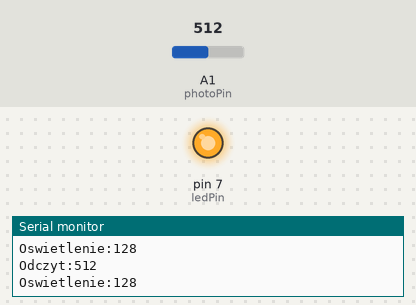
Bench run of a sketch on a simulated Arduino Uno, built with avr-gcc and run on an emulated ATmega328P. Parts: output pins drawn as LEDs (lit = HIGH), the last lines printed to the serial monitor. Inputs (shaded band) come from the test bench; at power-on: A1 (photoPin) = 512.

Above: at 1.2 s.
1.3 s: A1 (photoPin) set to 520
At 2.7 s:
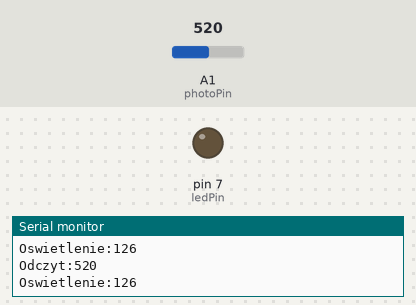
3.0 s: A1 (photoPin) set to 511
At 4.1 s:
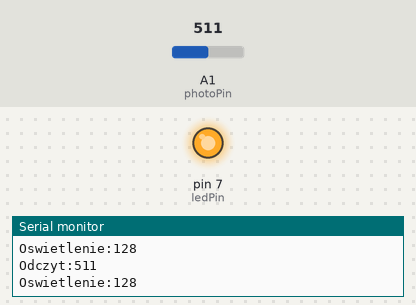
4.5 s: A1 (photoPin) set to 716
At 5.3 s:
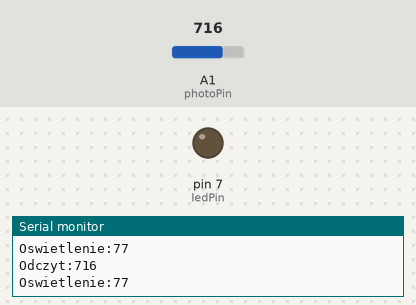
Timing chart, 0 to 7.5 s (numbered marks = the images above; inputs shaded):
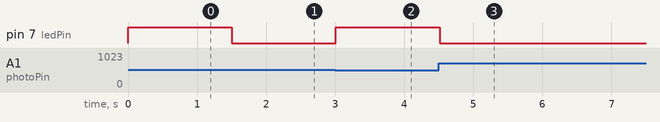

The sketch:

fotorezystor.ino
```cpp
int photoPin = 1;
int ledPin = 7;
int val = 0;
int led = 0;

void setup()
{
  pinMode(photoPin, INPUT);
  pinMode(ledPin, OUTPUT);
  Serial.begin(9600);
}

void loop()
{
  val = analogRead(photoPin);
  Serial.print("Odczyt:");
  Serial.println(val);
  Serial.print("Oswietlenie:");
  led = (1024 - val)/4;
  Serial.println(led);
  analogWrite(ledPin, led);
  delay(300);
}
```

Measured:
- the behaviour switches between 512 and 513 on A1 (photoPin) (found by bisection; images 0 and 1)
- after the input at 1.3 s, pin 7 (ledPin): HIGH → LOW after 0.20 s
- after the input at 3.0 s, pin 7 (ledPin): LOW → HIGH at once
- after the input at 4.5 s, pin 7 (ledPin): HIGH → LOW at once
